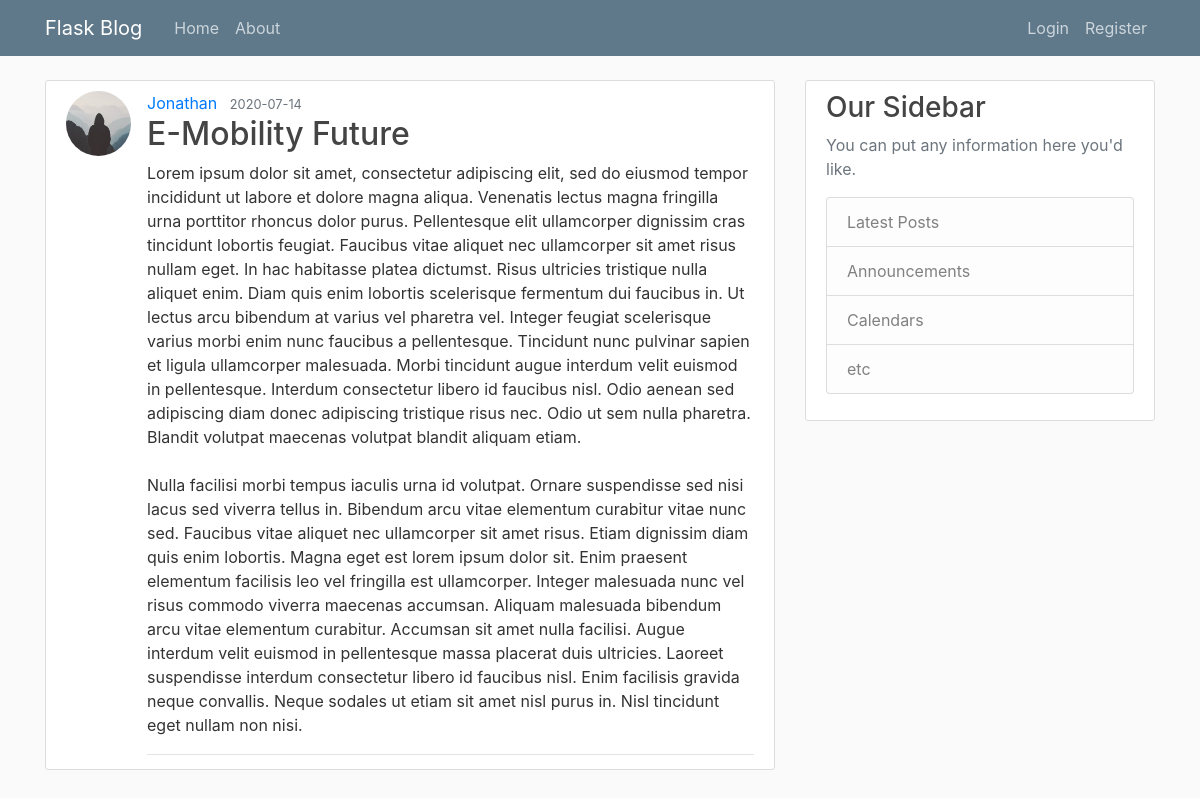
Screenshot of /post/2 with the database file from the repository.
### flaskblog/models.py (models this page shows, shortened)
class User(db.Model, UserMixin):
    id = db.Column(db.Integer, primary_key=True)
    username = db.Column(db.String(20), unique=True, nullable=False)
    email = db.Column(db.String(120), unique=True, nullable=False)
    image_file = db.Column(db.String(20), nullable=False,
                           default='default.jpg')
    password = db.Column(db.String(60), nullable=False)
    posts = db.relationship('Post', backref='author', lazy='dynamic')

class Post(db.Model):
    id = db.Column(db.Integer, primary_key=True)
    title = db.Column(db.String(100), nullable=False)
    date_posted = db.Column(db.DateTime, nullable=False,
                            default=datetime.utcnow)
    content = db.Column(db.Text, nullable=False)
    user_id = db.Column(db.Integer, db.ForeignKey('user.id'), nullable=False)

### flaskblog/routes.py (the view)
@app.route('/post/<int:post_id>')
def post(post_id):
    post=Post.query.get_or_404(post_id)
    return render_template('post.html',title=post.title,post=post)

### flaskblog/templates/post.html (shortened to what this page needs)
{% extends "layout.html" %}
{% block content %}
<article class="media content-section">
    <img class="rounded-circle article-img"
        src="{{ url_for('static', filename='profile_pics/' + post.author.image_file) }}" <div class="media-body">
    <div class="article-metadata">
        <a class="mr-2" href="{{ url_for('user_posts', username=post.author.username) }}">{{ post.author.username }}</a>
        <small class="text-muted">{{ post.date_posted.strftime('%Y-%m-%d') }}</small>
    <div>
    <h2 class='article-title'>{{ post.title }}</h2>
    <p class="article-content">{{ post.content }}</p>
    </div>
</article>
{% endblock content %}

### flaskblog/static/main.css (style rules this page uses)
body { background: #fafafa; color: #333333; margin-top: 5rem; }
h1, h2, h3, h4, h5, h6 { color: #444444; }
.content-section { background: #ffffff; padding: 10px 20px; border: 1px solid #dddddd; border-radius: 3px; margin-bottom: 20px; }
.article-title { color: #444444; }
.article-content { white-space: pre-line; }
.article-img { height: 65px; width: 65px; margin-right: 16px; }
.article-metadata { padding-bottom: 1px; margin-bottom: 4px; border-bottom: 1px solid #e3e3e3 }

### rows the page displays
User: image_file (placeholder picture), author.username "Jonathan"
Post: date_posted "2020-07-14", title "E-Mobility Future", content "Lorem ipsum dolor sit amet, consectetur adipiscing elit, sed do eiusmod tempor incididunt ut labore et dolore magna aliqua. Venenatis lectus magna fringilla urna porttitor rhoncus dolor purus. Pellentesque elit ullamcorper dignissim cras tincidunt lobortis feugiat. Faucibus vitae aliquet nec ullamcorper sit amet risus nullam eget. In hac habitasse platea dictumst. Risus ultricies tristique nulla aliquet enim. Diam quis enim lobortis scelerisque fermentum dui faucibus in. Ut lectus arcu bibendum at varius vel pharetra vel. Integer feugiat scelerisque varius morbi enim nunc faucibus a pellentesque. Tincidunt nunc pulvinar sapien et ligula ullamcorper malesuada. Morbi tincidunt augue interdum…"
